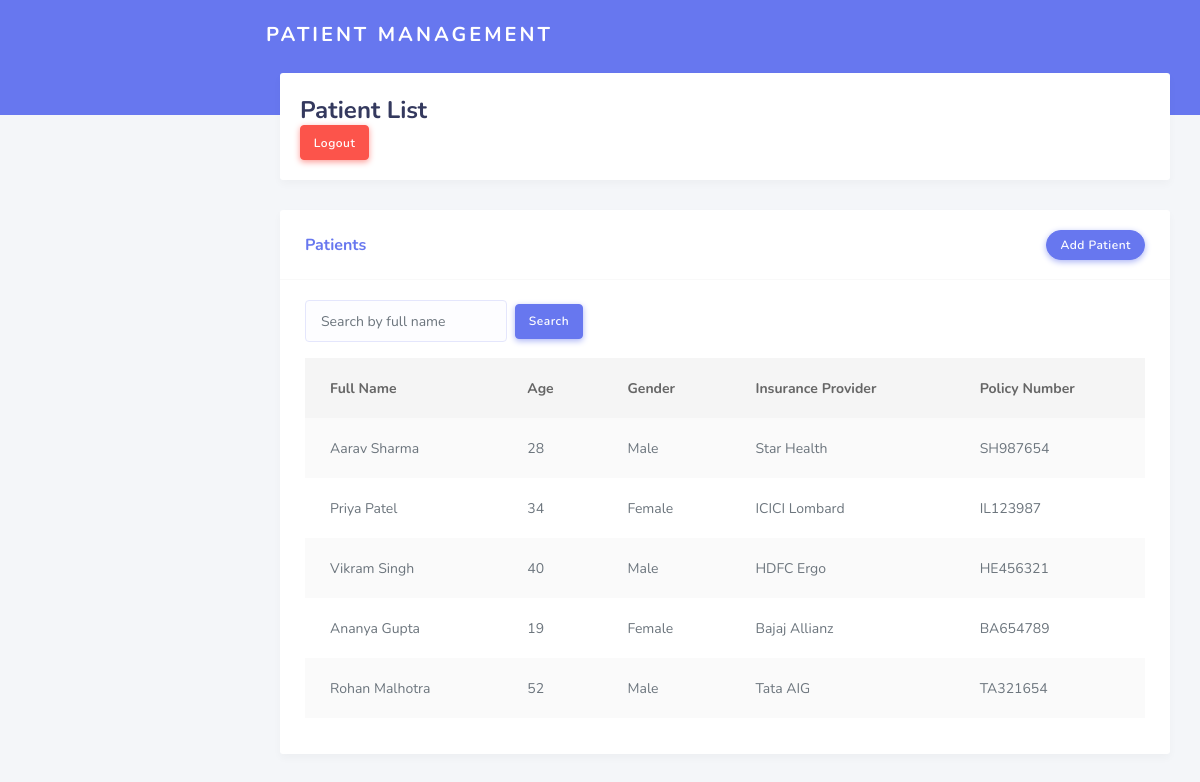
The app's page / (signed in) with its own data.
### pams/models.py (models this page shows, shortened)
class Patient(models.Model):
    GENDER_CHOICES = [
        ('M', 'Male'),
        ('F', 'Female'),
        ('O', 'Other'),
    ]
    full_name = models.CharField(max_length=100)
    age = models.PositiveIntegerField()
    gender = models.CharField(max_length=1, choices=GENDER_CHOICES)
    insurance_provider = models.CharField(max_length=100)
    policy_number = models.CharField(max_length=50)

### pams/views.py (the view)
# urls.py: path('', views.patient_list, name='patient_list'),
@login_required
def patient_list(request):
    search_query = request.GET.get('search', '')
    if search_query:
        patients = Patient.objects.filter(full_name__icontains=search_query)
    else:
        patients = Patient.objects.all()
    return render(request, 'pams/patient_list.html', {'patients': patients})

### pams/templates/pams/patient_list.html
{% extends 'pams/base.html' %} {% block title %}Patient List{% endblock %} {% block header %} Patient List
<div class="ml-auto">
    <a href="{% url 'logout' %}" class="btn btn-danger">Logout</a>
</div>
{% endblock %} {% block content %}
<div class="card">
    <div class="card-header">
        <h4>Patients</h4>
        <div class="card-header-action">
            <a href="{% url 'add_patient' %}" class="btn btn-primary">Add Patient</a>
        </div>
    </div>
    <div class="card-body">
        <form method="get" class="form-inline mb-3">
            <div class="form-group">
                <input type="text" name="search" class="form-control" placeholder="Search by full name" value="{{ request.GET.search }}">
                <button type="submit" class="btn btn-primary ml-2">Search</button>
            </div>
        </form>
        <div class="table-responsive">
            <table class="table table-striped">
                <thead>
                    <tr>
                        <th>Full Name</th>
                        <th>Age</th>
                        <th>Gender</th>
                        <th>Insurance Provider</th>
                        <th>Policy Number</th>
                    </tr>
                </thead>
                <tbody>
                    {% for patient in patients %}
                    <tr>
                        <td>{{ patient.full_name }}</td>
                        <td>{{ patient.age }}</td>
                        <td>{{ patient.get_gender_display }}</td>
                        <td>{{ patient.insurance_provider }}</td>
                        <td>{{ patient.policy_number }}</td>
                    </tr>
                    {% empty %}
                    <tr>
                        <td colspan="5">No patients found.</td>
                    </tr>
                    {% endfor %}
                </tbody>
            </table>
        </div>
    </div>
</div>
{% endblock %}

### pams/templates/pams/base.html (shortened to what this page needs)
<!DOCTYPE html>
<html lang="en">
<head>
    {% load static %}
    <link rel="stylesheet" href="{% static 'css/bootstrap.css' %}">
    <link rel="stylesheet" href="{% static 'css/style.css' %}">
    <link rel="stylesheet" href="{% static 'css/components.css' %}">
</head>
<body>
    <div id="app">
        <div class="main-wrapper">
            <div class="navbar-bg"></div>
            <nav class="navbar navbar-expand-lg main-navbar">
                <a href="/" class="navbar-brand">Patient Management</a>
            </nav>
            <div class="main-content">
                <section class="section">
                    <div class="section-header">
                        <h1>{% block header %}Dashboard{% endblock %}</h1>
                    </div>
                    <div class="section-body">
                        {% block content %} {% endblock %}
                    </div>
                </section>
            </div>
        </div>
    </div>
</body>
</html>

### records on screen
Patient: full_name "Aarav Sharma", age "28", gender "Male", insurance_provider "Star Health", policy_number "SH987654"
Patient: full_name "Priya Patel", age "34", gender "Female", insurance_provider "ICICI Lombard", policy_number "IL123987"
Patient: full_name "Vikram Singh", age "40", gender "Male", insurance_provider "HDFC Ergo", policy_number "HE456321"
Patient: full_name "Ananya Gupta", age "19", gender "Female", insurance_provider "Bajaj Allianz", policy_number "BA654789"
Patient: full_name "Rohan Malhotra", age "52", gender "Male", insurance_provider "Tata AIG", policy_number "TA321654"
